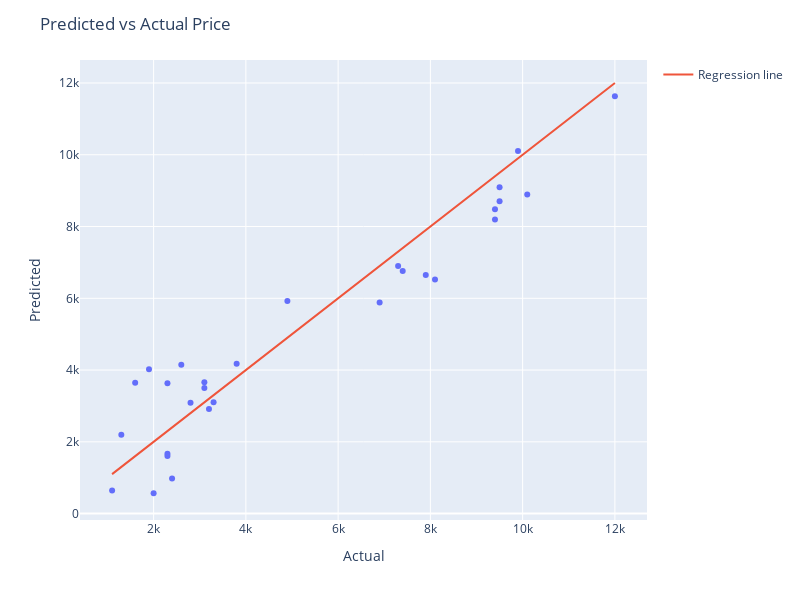

Notebook code cell kept with this figure:
### Code cell
X = df[['carat', 'color', 'cut', 'clarity']]
y = df['price']
X_train, X_test, y_train, y_test = train_test_split(X, y, test_size=0.2, random_state=42)
model = smf.ols(formula='price ~ carat + clarity + cut + color', data=df).fit()
y_pred = model.predict(X_test)

fig = px.scatter(x=y_test, y=y_pred)
fig.add_trace(go.Scatter(x=y_test, y=y_test, mode='lines', name='Regression line'))
fig.update_layout(title='Predicted vs Actual Price', xaxis_title='Actual', yaxis_title='Predicted', height=600, width=800)
fig.show()

### Figure 1 — Plotly figure (JSON) as saved in the notebook; plotly's stock layout.template omitted (floating-point values rounded to 4 significant figures)
{"data": [{"hovertemplate": "x=%{x}<br>y=%{y}<extra></extra>", "legendgroup": "", "marker": {"color": "#636efa", "symbol": "circle"}, "mode": "markers", "name": "", "orientation": "v", "showlegend": false, "type": "scatter", "x": [3300, 10100, 8100, 1900, 2600, 2000, 9500, 9400, 4900, 1600, 3800, 2800, 9400, 7400, 12000, 2300, 9500, 9900, 1300, 6900, 3100, 2400, 7900, 3200, 7300, 3100, 2300, 1100, 2300], "xaxis": "x", "y": [3105.0, 8890.0, 6524.0, 4020.0, 4149.0, 567.1, 9095.0, 8479.0, 5928.0, 3648.0, 4176.0, 3089.0, 8198.0, 6760.0, 11630.0, 1671.0, 8703.0, 10110.0, 2196.0, 5880.0, 3502.0, 976.0, 6651.0, 2918.0, 6901.0, 3659.0, 1605.0, 646.0, 3633.0], "yaxis": "y"}, {"mode": "lines", "name": "Regression line", "type": "scatter", "x": [3300, 10100, 8100, 1900, 2600, 2000, 9500, 9400, 4900, 1600, 3800, 2800, 9400, 7400, 12000, 2300, 9500, 9900, 1300, 6900, 3100, 2400, 7900, 3200, 7300, 3100, 2300, 1100, 2300], "y": [3300, 10100, 8100, 1900, 2600, 2000, 9500, 9400, 4900, 1600, 3800, 2800, 9400, 7400, 12000, 2300, 9500, 9900, 1300, 6900, 3100, 2400, 7900, 3200, 7300, 3100, 2300, 1100, 2300]}], "layout": {"height": 600, "legend": {"tracegroupgap": 0}, "margin": {"t": 60}, "title": {"text": "Predicted vs Actual Price"}, "width": 800, "xaxis": {"anchor": "y", "domain": [0, 1], "title": {"text": "Actual"}}, "yaxis": {"anchor": "x", "domain": [0, 1], "title": {"text": "Predicted"}}}}
